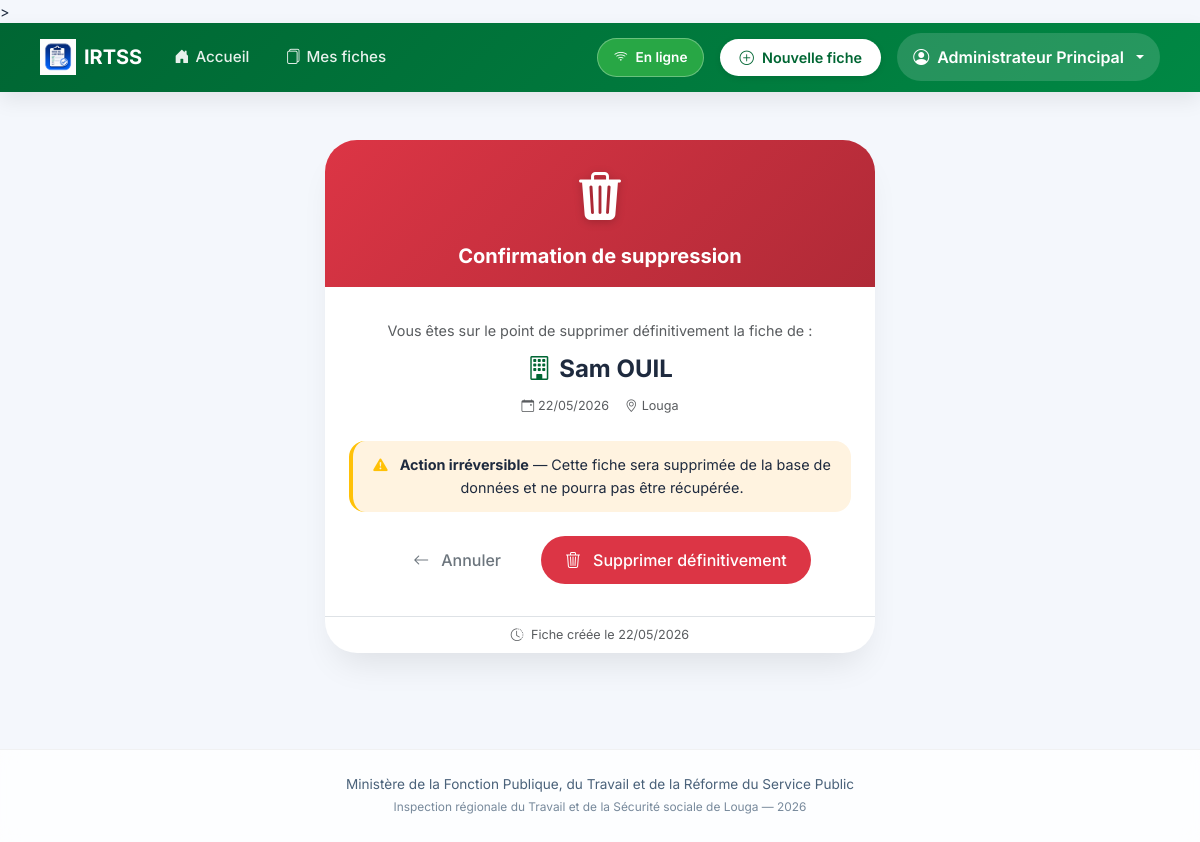
Page /fiches/29/supprimer/ (signed in) on the committed database.
### inspection/models.py (models this page shows, shortened)
class FicheControle(models.Model):
    STATUT_CHOICES = [
        ('brouillon', 'Brouillon'),
        ('soumis', 'Soumis'),
    ]
    inspecteur = models.ForeignKey(User, on_delete=models.CASCADE, related_name='fiches')
    entreprise = models.CharField(max_length=255, verbose_name="Entreprise ou Établissement")
    date_controle = models.DateField(verbose_name="Date du contrôle")
    lieu = models.CharField(max_length=100, default="Louga", verbose_name="Lieu")
    statut = models.CharField(max_length=20, choices=STATUT_CHOICES, default='brouillon')
    local_id = models.CharField(max_length=100, blank=True, null=True)
    adresse = models.TextField(blank=True)
    telephone = models.CharField(max_length=50, blank=True)
    email_entreprise = models.EmailField(blank=True)
    date_ouverture = models.DateField(null=True, blank=True)
    forme_juridique = models.CharField(max_length=100, blank=True)
    activite_principale = models.CharField(max_length=200, blank=True)
    chef_nom = models.CharField(max_length=200, blank=True, verbose_name="Chef d'établissement - Prénom et Nom")
    chef_cellulaire = models.CharField(max_length=50, blank=True)
    chef_email = models.EmailField(blank=True)
    representant_nom = models.CharField(max_length=200, blank=True, verbose_name="Représentant travailleurs - Prénom et Nom")
    representant_qualite = models.CharField(max_length=100, blank=True)
    representant_cellulaire = models.CharField(max_length=50, blank=True)
    representant_email = models.EmailField(blank=True)
    doe = models.CharField(max_length=3, blank=True, verbose_name="Déclaration d'Ouverture d'Établissement (DOE)")
    registre_paie = models.CharField(max_length=3, blank=True)
    cadres_hommes = models.PositiveIntegerField(null=True, blank=True, default=0)
    cadres_femmes = models.PositiveIntegerField(null=True, blank=True, default=0)
    ouvriers_hommes = models.PositiveIntegerField(null=True, blank=True, default=0)
    ouvriers_femmes = models.PositiveIntegerField(null=True, blank=True, default=0)
    cdi = models.PositiveIntegerField(null=True, blank=True, default=0, verbose_name="CDI")
    cdd = models.PositiveIntegerField(null=True, blank=True, default=0, verbose_name="CDD")
    cs = models.PositiveIntegerField(null=True, blank=True, default=0, verbose_name="CS")
    c_app = models.PositiveIntegerField(null=True, blank=True, default=0, verbose_name="C APP")
    autres_contrats = models.PositiveIntegerField(null=True, blank=True, default=0, verbose_name="Autres")
    remuneration_au_temps_1 = models.BooleanField(default=False)
    remuneration_au_temps_2 = models.BooleanField(default=False)
    remuneration_a_la_piece_1 = models.BooleanField(default=False)
    remuneration_a_la_piece_2 = models.BooleanField(default=False)
    remuneration_les_deux_1 = models.BooleanField(default=False)
    remuneration_les_deux_2 = models.BooleanField(default=False)
    salaires_conformes_1 = models.CharField(max_length=3, blank=True)
    salaires_conformes_2 = models.CharField(max_length=3, blank=True)
    bulletins_paie_1 = models.CharField(max_length=3, blank=True)
    bulletins_paie_2 = models.CharField(max_length=3, blank=True)
    heures_sup_1 = models.CharField(max_length=3, blank=True)
    heures_sup_2 = models.CharField(max_length=3, blank=True)
    prime_anciennete_1 = models.CharField(max_length=3, blank=True)
    prime_anciennete_2 = models.CharField(max_length=3, blank=True)
    jours_feries_1 = models.CharField(max_length=3, blank=True)
    jours_feries_2 = models.CharField(max_length=3, blank=True)
    indemnites_transport_1 = models.CharField(max_length=3, blank=True)
    indemnites_transport_2 = models.CharField(max_length=3, blank=True)
    horaires_affiches_1 = models.CharField(max_length=3, blank=True)
    horaires_affiches_2 = models.CharField(max_length=3, blank=True)
    amenagement_8h_5j_1 = models.CharField(max_length=3, blank=True)
    amenagement_8h_5j_2 = models.CharField(max_length=3, blank=True)
    amenagement_6h40_6j_1 = models.CharField(max_length=3, blank=True)
    amenagement_6h40_6j_2 = models.CharField(max_length=3, blank=True)
    pause_quotidienne_1 = models.CharField(max_length=3, blank=True)
    pause_quotidienne_2 = models.CharField(max_length=3, blank=True)
    repos_hebdomadaire_1 = models.CharField(max_length=3, blank=True)
    repos_hebdomadaire_2 = models.CharField(max_length=3, blank=True)
    declaration_css_1 = models.CharField(max_length=3, blank=True)
    declaration_css_2 = models.CharField(max_length=3, blank=True)
    adhesion_css_1 = models.CharField(max_length=3, blank=True)
    adhesion_css_2 = models.CharField(max_length=3, blank=True)
    adhesion_ipres_1 = models.CharField(max_length=3, blank=True)
    adhesion_ipres_2 = models.CharField(max_length=3, blank=True)
    adhesion_ipm_1 = models.CharField(max_length=3, blank=True)
    adhesion_ipm_2 = models.CharField(max_length=3, blank=True)
    cotisations_css_1 = models.CharField(max_length=3, blank=True)
    cotisations_css_2 = models.CharField(max_length=3, blank=True)
    cotisations_ipres_1 = models.CharField(max_length=3, blank=True)
    cotisations_ipres_2 = models.CharField(max_length=3, blank=True)
    cotisations_ipm_1 = models.CharField(max_length=3, blank=True)
    cotisations_ipm_2 = models.CharField(max_length=3, blank=True)
    delegues_personnel_1 = models.CharField(max_length=3, blank=True)
    delegues_personnel_2 = models.CharField(max_length=3, blank=True)
    reglement_interieur_1 = models.CharField(max_length=3, blank=True)
    reglement_interieur_2 = models.CharField(max_length=3, blank=True)
    comite_hst_1 = models.CharField(max_length=3, blank=True)
    comite_hst_2 = models.CharField(max_length=3, blank=True)
    visite_medicale_1 = models.CharField(max_length=3, blank=True)
    visite_medicale_2 = models.CharField(max_length=3, blank=True)
    extincteurs_1 = models.CharField(max_length=3, blank=True)
    extincteurs_2 = models.CharField(max_length=3, blank=True)
    epi_disponible_1 = models.CharField(max_length=3, blank=True)
    epi_disponible_2 = models.CharField(max_length=3, blank=True)
    epi_effectif_1 = models.CharField(max_length=3, blank=True)
    epi_effectif_2 = models.CharField(max_length=3, blank=True)
    toilettes_1 = models.CharField(max_length=3, blank=True)
    toilettes_2 = models.CharField(max_length=3, blank=True)
    conges_1 = models.CharField(max_length=3, blank=True)
    conges_2 = models.CharField(max_length=3, blank=True)
    dasmo_bs_1 = models.CharField(max_length=3, blank=True)
    dasmo_bs_2 = models.CharField(max_length=3, blank=True)
    observations_divers = models.TextField(blank=True)
    observations_generales = models.TextField(blank=True)
    suite_observations_orales = models.BooleanField(default=False)
    suite_observations_ecrites = models.BooleanField(default=False)
    suite_mise_en_demeure = models.BooleanField(default=False)
    suite_pv_infraction = models.BooleanField(default=False)
    suite_refere = models.BooleanField(default=False)
    delai_reception = models.BooleanField(default=False)
    delai_un_mois = models.BooleanField(default=False)
    delai_autres = models.BooleanField(default=False)
    delai_autres_precision = models.CharField(max_length=200, blank=True)
    signature_equipe = models.CharField(max_length=200, blank=True)
    signature_gerant = models.CharField(max_length=200, blank=True)
    created_at = models.DateTimeField(auto_now_add=True)
    updated_at = models.DateTimeField(auto_now=True)
    class Meta:
        ordering = ['-created_at']
        verbose_name = "Fiche de contrôle"
        verbose_name_plural = "Fiches de contrôle"

### inspection/views.py (the view)
# urls.py: path('fiches/<int:pk>/supprimer/', views.supprimer_fiche, name='supprimer_fiche'),
@login_required
def supprimer_fiche(request, pk):
    if request.user.is_staff:
        fiche = get_object_or_404(FicheControle, pk=pk)
    else:
        fiche = get_object_or_404(FicheControle, pk=pk, inspecteur=request.user)
    if request.method == 'POST':
        nom = fiche.entreprise
        fiche.delete()
        messages.success(request, f'Fiche "{nom}" supprimée.')
        return redirect('liste_fiches')
    return render(request, 'inspection/confirmer_suppression.html', {'fiche': fiche})

### templates/inspection/confirmer_suppression.html (shortened to what this page needs)
{% extends 'inspection/base.html' %}
{% load static %}
{% block content %}
<div class="container-fluid px-3 py-4" style="min-height: 70vh; display: flex; align-items: center;">
  <div class="delete-card">
    <div class="delete-header">
      <i class="bi bi-trash3-fill delete-icon"></i>
      <h5 class="text-white mt-2 mb-0 fw-bold">Confirmation de suppression</h5>
    </div>
    <div class="delete-body">
      <p class="text-muted mb-2">Vous êtes sur le point de supprimer définitivement la fiche de :</p>
      <div class="entreprise-name">
        <i class="bi bi-building text-senegal me-2"></i>{{ fiche.entreprise }}
      </div>
      <div class="d-flex justify-content-center gap-3 text-muted small mt-2">
        <span><i class="bi bi-calendar-event me-1"></i>{{ fiche.date_controle|date:"d/m/Y" }}</span>
        <span><i class="bi bi-geo-alt me-1"></i>{{ fiche.lieu|default:"Lieu non spécifié" }}</span>
      </div>
      <div class="warning-text">
        <i class="bi bi-exclamation-triangle-fill text-warning me-2"></i>
        <strong>Action irréversible</strong> — Cette fiche sera supprimée de la base de données et ne pourra pas être récupérée.
      </div>
      <div class="d-flex flex-wrap gap-3 justify-content-center mt-4">
        <a href="{% url 'detail_fiche' fiche.pk %}" class="btn btn-outline-secondary btn-modern">
          <i class="bi bi-arrow-left me-1"></i>Annuler
        </a>
        <form method="post">
          <button type="submit" class="btn btn-danger btn-modern">
            <i class="bi bi-trash3 me-1"></i>Supprimer définitivement
          </button>
        </form>
      </div>
    </div>
    <div class="text-center text-muted small py-2 border-top">
      <i class="bi bi-clock-history me-1"></i> Fiche créée le {{ fiche.created_at|date:"d/m/Y" }}
    </div>
  </div>
</div>
{% endblock %}

### templates/inspection/base.html (shortened to what this page needs)
{% load static %}
<!DOCTYPE html>
<html lang="fr">
<head>
  <link rel="stylesheet" href="{% static 'css/bootstrap.min.css' %}">
  <link rel="stylesheet" href="{% static 'icons/bootstrap-icons.css' %}">
  <link rel="stylesheet" href="{% static 'css/style.css' %}">
  <link rel="stylesheet" href="{% static 'css/fiche-mobile.css' %}">>
</head>
<body>
{% if user.is_authenticated %}
<nav class="navbar navbar-expand-lg navbar-modern sticky-top">
  <div class="container-fluid px-3 px-lg-4">
    <a
      class="navbar-brand d-flex align-items-center gap-2"
      href="{% url 'tableau_de_bord' %}"
    >
      <img
        src="{% static 'icons/logo.png' %}"
        alt="IRTSS"
        height="36"
      >
      <span class="fw-bold text-white">
        IRTSS
      </span>
    </a>
    <div class="collapse navbar-collapse" id="mainNavbar">
      <ul class="navbar-nav me-auto mb-2 mb-lg-0 align-items-center gap-1">
        <li class="nav-item">
          <a
            class="nav-link-custom {% if request.resolver_match.url_name == 'tableau_de_bord' %}active{% endif %}"
            href="{% url 'tableau_de_bord' %}"
          >
            <i class="bi bi-house-door-fill"></i>
            <span>Accueil</span>
          </a>
        </li>
        <li class="nav-item">
          <a
            class="nav-link-custom"
            href="{% url 'liste_fiches' %}"
          >
            <i class="bi bi-files"></i>
            <span>Mes fiches</span>
          </a>
        </li>
      </ul>
      <div class="d-flex align-items-center gap-3 ms-auto">
        <div id="statut-connexion" class="badge-statut">
        </div>
        <a
          href="{% url 'nouvelle_fiche' %}"
          class="btn-nouvelle-fiche"
        >
          <i class="bi bi-plus-circle"></i>
          <span>Nouvelle fiche</span>
        </a>
        <div class="dropdown dropdown-user">
          <button
            class="btn dropdown-toggle d-flex align-items-center gap-2"
            data-bs-toggle="dropdown"
          >
            <i class="bi bi-person-circle"></i>
            <span class="d-none d-md-inline">
              {% if user.first_name %}
                {{ user.first_name }} {{ user.last_name }}
              {% else %}
                {{ user.username }}
              {% endif %}
            </span>
          </button>
        </div>
      </div>
    </div>
  </div>
</nav>
{% endif %}
<main class="py-4">
  <div class="container-fluid px-3 px-lg-4">
    {% block content %}{% endblock %}
  </div>
</main>
<footer class="footer text-center py-4 mt-5">
  <div class="container">
    Ministère de la Fonction Publique, du Travail et de la Réforme du Service Public
    <br>
    <span class="small opacity-75">
      Inspection régionale du Travail et de la Sécurité sociale de Louga —
      <span id="current-year"></span>
    </span>
  </div>
</footer>
<div
  id="toast-container"
  class="toast-container position-fixed bottom-0 end-0 p-3"
></div>
</body>
</html>

### rows in the picture
FicheControle: entreprise "Sam OUIL", date_controle "22/05/2026", lieu "Louga", created_at "22/05/2026"

### other values in the picture
{{ user.first_name }} "Administrateur"
{{ user.last_name }} "Principal"
